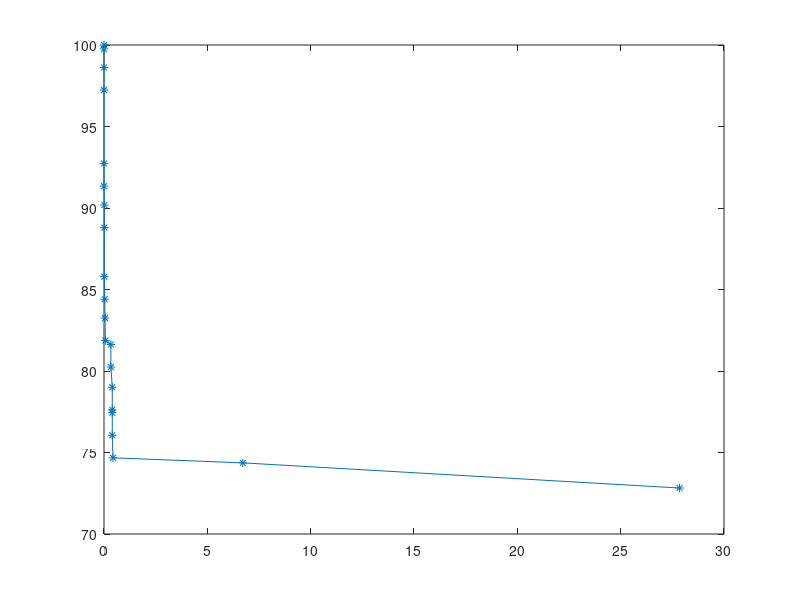

Write the MATLAB code that produced this figure.
#!/usr/bin/octave -qf
 clc
 clear
 close all
 data = csvread('nima_results.csv');
 systemName = 'A';
 %data = csvread([systemName ".csv"]);
 timeLaps = data(1:end,2)./60;
 pow = data(1:end,7);
 pow = 100*pow./max(pow);
 %hist(throughput);
 plot(timeLaps, pow, '-*')
 
 %unique(throughput)
 %return
 %Saving
 filename = [systemName '_real.csv'];
 %--- First write the header
 fid = fopen(filename, 'w');
 fprintf(fid, 'time,power, \n');
 fclose(fid)
 %--- Now append the data
 dlmwrite(filename,[timeLaps pow],'delimiter',',','-append');
 